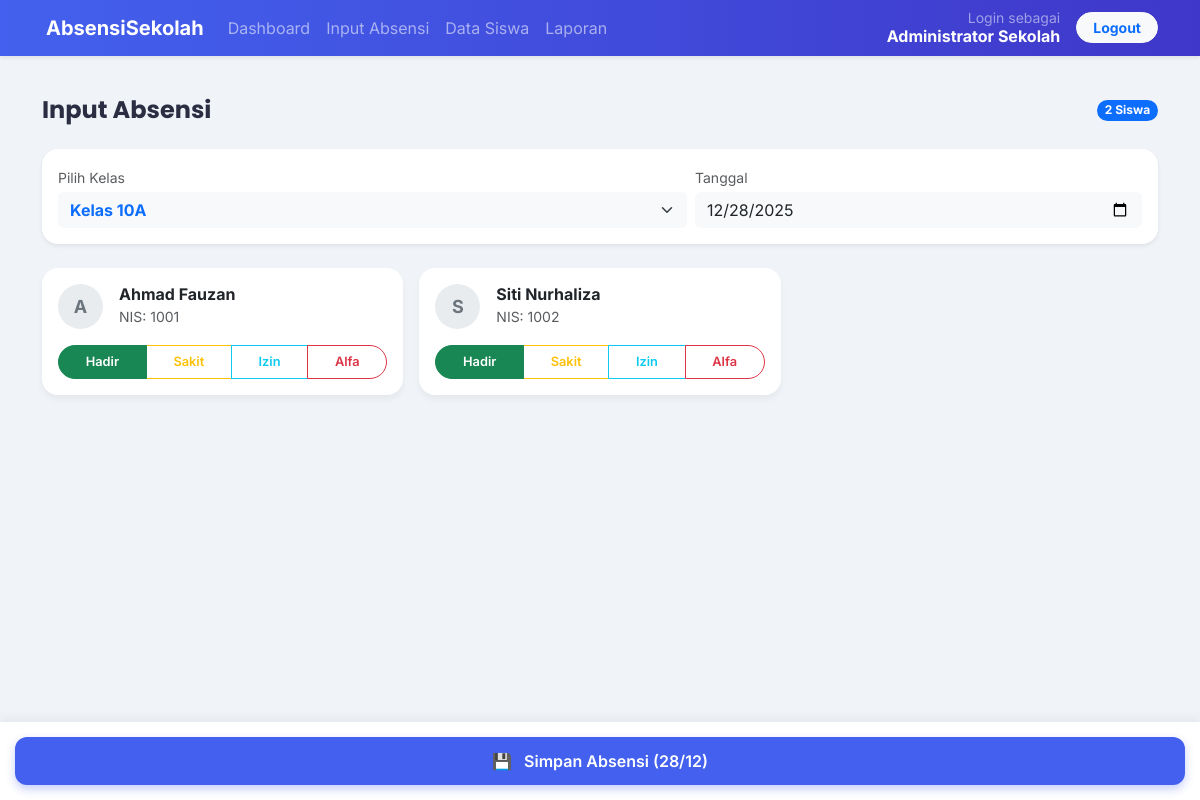
Screenshot of /absensi.php (signed in) with the database file from the repository.
### tables this page shows
CREATE TABLE siswa (
  id INT AUTO_INCREMENT PRIMARY KEY,
  nama_siswa VARCHAR(100) NOT NULL,
  nis VARCHAR(20) NOT NULL,
  id_kelas INT,
  FOREIGN KEY (id_kelas) REFERENCES kelas(id) ON DELETE CASCADE
);

### koneksi.php (called while the page is built, shortened)
<?php
function esc($s){ return htmlspecialchars($s, ENT_QUOTES); }
?>

### absensi.php (the view, shortened to what this page needs)
<?php
require 'koneksi.php';
$kelas = $mysqli->query("SELECT * FROM kelas")->fetch_all(MYSQLI_ASSOC);
$selected_kelas = intval($_GET['kelas'] ?? ($kelas[0]['id'] ?? 0));
$tanggal = $_GET['tanggal'] ?? date('Y-m-d');
$stmt = $mysqli->prepare("SELECT * FROM siswa WHERE id_kelas = ? ORDER BY nama_siswa ASC");
$stmt->bind_param('i', $selected_kelas);
$stmt->execute();
$siswa = $stmt->get_result()->fetch_all(MYSQLI_ASSOC);
?>
<!doctype html>
<html lang="id">
<head>
    <link href="https://cdn.jsdelivr.net/npm/bootstrap@5.3.0/dist/css/bootstrap.min.css" rel="stylesheet">
</head>
<body>
<?php include 'navbar.php'; ?>
<div class="container py-4">
    <div class="d-flex justify-content-between align-items-center mb-4">
        <h4 class="mb-0 fw-bold">Input Absensi</h4>
        <span class="badge bg-primary rounded-pill"><?php echo count($siswa); ?> Siswa</span>
    </div>
    <div class="card p-3 mb-4 border-0 shadow-sm rounded-4">
        <form method="get" class="row g-2">
            <div class="col-7">
                <label class="small text-muted mb-1">Pilih Kelas</label>
                <select name="kelas" class="form-select border-0 bg-light fw-bold text-primary" onchange="this.form.submit()">
                    <?php foreach($kelas as $k): ?>
                        <option value="<?php echo $k['id']; ?>" <?php echo ($k['id']==$selected_kelas?'selected':''); ?>>
                            Kelas <?php echo esc($k['nama_kelas']); ?>
                        </option>
                    <?php endforeach; ?>
                </select>
            </div>
            <div class="col-5">
                <label class="small text-muted mb-1">Tanggal</label>
                <input type="date" name="tanggal" class="form-control border-0 bg-light" value="<?php echo esc($tanggal); ?>" onchange="this.form.submit()">
            </div>
        </form>
    </div>
    <form method="post" id="formAbsensi">
        <div class="row g-3">
            <?php
            foreach($siswa as $s):
                $inisial = strtoupper(substr($s['nama_siswa'], 0, 1));
                $sid = intval($s['id']);
            ?>
            <div class="col-md-6 col-lg-4">
                <div class="student-card p-3 h-100 d-flex flex-column justify-content-between">
                    <div class="d-flex align-items-center mb-3">
                        <div class="avatar-placeholder me-3"><?php echo $inisial; ?></div>
                        <div>
                            <h6 class="mb-0 fw-bold"><?php echo esc($s['nama_siswa']); ?></h6>
                            <small class="text-muted">NIS: <?php echo esc($s['nis']); ?></small>
                        </div>
                    </div>
                    <div class="btn-group w-100" role="group">
                        <label class="btn btn-outline-success selector-label" for="h_<?php echo $sid; ?>">Hadir</label>
                        <label class="btn btn-outline-warning selector-label" for="s_<?php echo $sid; ?>">Sakit</label>
                        <label class="btn btn-outline-info selector-label" for="i_<?php echo $sid; ?>">Izin</label>
                        <label class="btn btn-outline-danger selector-label" for="a_<?php echo $sid; ?>">Alfa</label>
                    </div>
                </div>
            </div>
            <?php endforeach; ?>
        </div>
        <div class="fab-container">
            <button class="btn btn-primary btn-simpan text-white">
                <span class="me-2">💾</span> Simpan Absensi (<?php echo date('d/m', strtotime($tanggal)); ?>)
            </button>
        </div>
    </form>
</div>
</body>
</html>

### absensi.php (style rules this page uses)
:root { --primary: #4361EE; --bg-light: #F0F4F8; --hadir: #4CC9F0; --izin: #F72585; --sakit: #FNC600; --alfa: #E63946; }
body { background-color: var(--bg-light); font-family: 'Inter', sans-serif; padding-bottom: 80px; }
h1, h2, h3, h4, h5 { font-family: 'Poppins', sans-serif; color: #2B2D42; }
.student-card { border: none; border-radius: 16px; background: white; transition: all 0.2s; box-shadow: 0 4px 6px rgba(0,0,0,0.05); }
.avatar-placeholder { width: 45px; height: 45px; background: #e9ecef; color: #6c757d; border-radius: 50%; display: flex; align-items: center; justify-content: center; font-weight: bold; font-size: 18px; }
.btn-check:checked + .btn-outline-success { background-color: #198754; color: white; border-color: #198754; }
.selector-label { font-size: 0.8rem; font-weight: 600; padding: 0.4rem 0.8rem; border-radius: 20px; }
.fab-container { position: fixed; bottom: 0; left: 0; right: 0; background: white; padding: 15px; box-shadow: 0 -4px 10px rgba(0,0,0,0.05); z-index: 1000; }
.btn-simpan { background: var(--primary); border: none; border-radius: 12px; font-weight: 600; padding: 12px; width: 100%; box-shadow: 0 4px 10px rgba(67, 97, 238, 0.3); }

### rows the page displays
siswa: nama_siswa "A", nama_siswa "Ahmad Fauzan", nis "1001"
siswa: nama_siswa "S", nama_siswa "Siti Nurhaliza", nis "1002"

### other values shown
$_SESSION['user']['nama_lengkap'] "Administrator Sekolah"
count($siswa) "2"
date('d/m', strtotime($tanggal)) "28/12"
